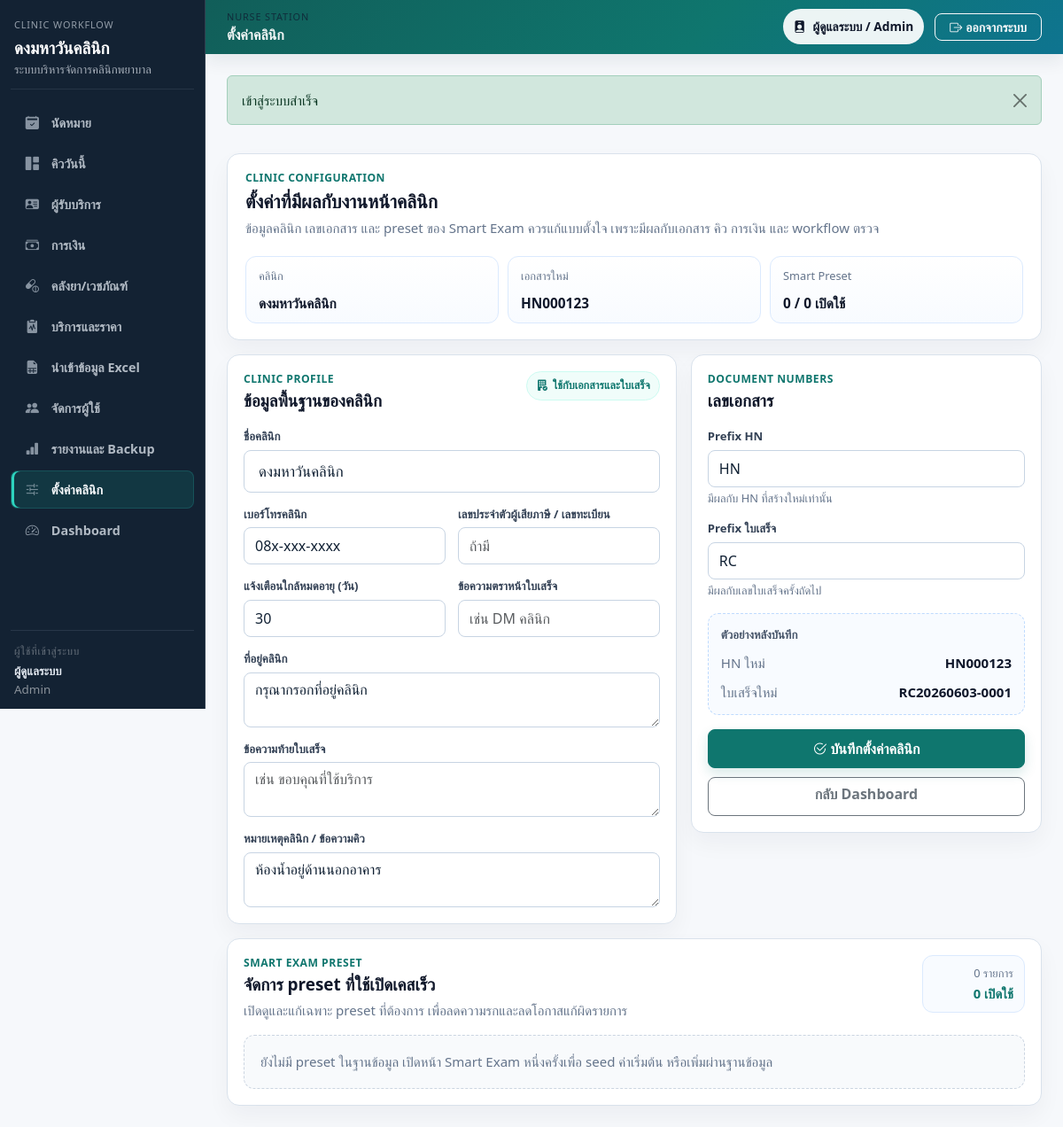
The app's page /index.php?page=settings (signed in) with its own data.
### tables this page shows
CREATE TABLE `system_settings` (
  `id` bigint unsigned NOT NULL AUTO_INCREMENT,
  `clinic_name` varchar(200) NOT NULL,
  `clinic_address` text DEFAULT NULL,
  `clinic_phone` varchar(50) DEFAULT NULL,
  `clinic_tax_id` varchar(50) DEFAULT NULL,
  `receipt_logo_text` varchar(80) DEFAULT NULL,
  `receipt_footer` text DEFAULT NULL,
  `receipt_prefix` varchar(20) NOT NULL DEFAULT 'RC',
  `hn_prefix` varchar(20) NOT NULL DEFAULT 'HN',
  `expiry_alert_days` int NOT NULL DEFAULT 30,
  `queue_note` varchar(255) DEFAULT NULL,
  `created_at` datetime DEFAULT CURRENT_TIMESTAMP,
  `updated_at` datetime DEFAULT CURRENT_TIMESTAMP ON UPDATE CURRENT_TIMESTAMP,
  PRIMARY KEY (`id`)
);

### app/Views/settings/index.php (the view, shortened to what the rows shown need)
<?php
$hnPreview = ($settings['hn_prefix'] ?? 'HN') . '000123';
$receiptPreview = ($settings['receipt_prefix'] ?? 'RC') . date('Ymd') . '-0001';
?>
<div class="settings-workstation">
    <section class="settings-command-strip">
        <div>
            <h2>ตั้งค่าที่มีผลกับงานหน้าคลินิก</h2>
        </div>
        <div class="settings-status-grid">
            <a href="#clinicSettings" class="settings-status-card">
                <span>คลินิก</span>
                <strong><?= e($settings['clinic_name'] ?? '-') ?></strong>
            </a>
            <a href="#documentSettings" class="settings-status-card">
                <span>เอกสารใหม่</span>
                <strong><?= e($hnPreview) ?></strong>
            </a>
        </div>
    </section>
    <form method="post" action="<?= e(route_url('settings-store')) ?>" class="settings-form-shell" id="clinicSettings">
        <section class="settings-panel settings-main-panel">
            <div class="settings-field-grid">
                <div class="settings-field settings-field-wide">
                    <label class="form-label">ชื่อคลินิก</label>
                    <input type="text" name="clinic_name" class="form-control form-control-lg" value="<?= e($settings['clinic_name'] ?? '') ?>" required>
                </div>
                <div class="settings-field">
                    <label class="form-label">เบอร์โทรคลินิก</label>
                    <input type="text" name="clinic_phone" class="form-control" value="<?= e($settings['clinic_phone'] ?? '') ?>" placeholder="08x-xxx-xxxx">
                </div>
                <div class="settings-field">
                    <label class="form-label">แจ้งเตือนใกล้หมดอายุ (วัน)</label>
                    <input type="number" name="expiry_alert_days" class="form-control" min="1" value="<?= e((string) ($settings['expiry_alert_days'] ?? 30)) ?>">
                </div>
                <div class="settings-field settings-field-wide">
                    <label class="form-label">ที่อยู่คลินิก</label>
                    <textarea name="clinic_address" class="form-control settings-textarea-sm" placeholder="ใช้แสดงบนใบเสร็จและเอกสาร"><?= e($settings['clinic_address'] ?? '') ?></textarea>
                </div>
                <div class="settings-field settings-field-wide">
                    <label class="form-label">หมายเหตุคลินิก / ข้อความคิว</label>
                    <textarea name="queue_note" class="form-control settings-textarea-xs" placeholder="เช่น ห้องน้ำอยู่ด้านนอกอาคาร"><?= e($settings['queue_note'] ?? '') ?></textarea>
                </div>
            </div>
        </section>
        <aside class="settings-panel settings-side-panel" id="documentSettings">
            <div class="settings-doc-grid">
                <div>
                    <label class="form-label">Prefix HN</label>
                    <input type="text" name="hn_prefix" class="form-control" maxlength="10" value="<?= e($settings['hn_prefix'] ?? 'HN') ?>">
                    <small>มีผลกับ HN ที่สร้างใหม่เท่านั้น</small>
                </div>
                <div>
                    <label class="form-label">Prefix ใบเสร็จ</label>
                    <input type="text" name="receipt_prefix" class="form-control" maxlength="10" value="<?= e($settings['receipt_prefix'] ?? 'RC') ?>">
                    <small>มีผลกับเลขใบเสร็จครั้งถัดไป</small>
                </div>
            </div>
            <div class="settings-preview-card">
                <div><span>HN ใหม่</span><strong><?= e($hnPreview) ?></strong></div>
                <div><span>ใบเสร็จใหม่</span><strong><?= e($receiptPreview) ?></strong></div>
            </div>
        </aside>
    </form>
</div>

### app/Views/layouts/app.php (shortened to what the rows shown need)
<?php
$clinicName = (string) system_setting('clinic_name', config('app.name'));
?>
<!doctype html>
<html lang="th">
<head>
    <link href="https://cdn.jsdelivr.net/npm/bootstrap@5.3.3/dist/css/bootstrap.min.css" rel="stylesheet">
    <link href="https://cdn.jsdelivr.net/npm/bootstrap-icons@1.11.3/font/bootstrap-icons.css" rel="stylesheet">
    <link href="<?= e(app_url('assets/css/app.css')) ?>" rel="stylesheet">
</head>
<body>
<div class="app-shell">
    <aside class="app-sidebar sidebar">
        <div class="sidebar-inner">
            <div class="sidebar-brand text-white">
                <div class="sidebar-kicker">Clinic Workflow</div>
                <h4 class="mb-1"><?= e($clinicName) ?></h4>
                <div class="sidebar-subtitle">ระบบบริหารจัดการคลินิกพยาบาล</div>
            </div>
        </div>
    </aside>
    <main class="app-main-shell">
        <div class="app-content px-3 px-lg-4 py-4">
            <?= $content ?>
        </div>
    </main>
</div>
</body>
</html>

### records on screen
system_settings: clinic_name "ดงมหาวันคลินิก", hn_prefix "HN000123", clinic_phone "08x-xxx-xxxx", expiry_alert_days "30", clinic_address "กรุณากรอกที่อยู่คลินิก", queue_note "ห้องน้ำอยู่ด้านนอกอาคาร", hn_prefix "HN", receipt_prefix "RC"

### other values on screen
$navItem['label'] "นัดหมาย"
$navItem['label'] "คิววันนี้"
$navItem['label'] "ผู้รับบริการ"
$navItem['label'] "การเงิน"
$navItem['label'] "คลังยา/เวชภัณฑ์"
$navItem['label'] "บริการและราคา"
$navItem['label'] "นำเข้าข้อมูล Excel"
$navItem['label'] "จัดการผู้ใช้"
$navItem['label'] "รายงานและ Backup"
$navItem['label'] "ตั้งค่าคลินิก"
$navItem['label'] "Dashboard"
$user['full_name'] "ผู้ดูแลระบบ"
$user['role_name'] "Admin"
$pageTitleText "ตั้งค่าคลินิก"
$successMessage "เข้าสู่ระบบสำเร็จ"
